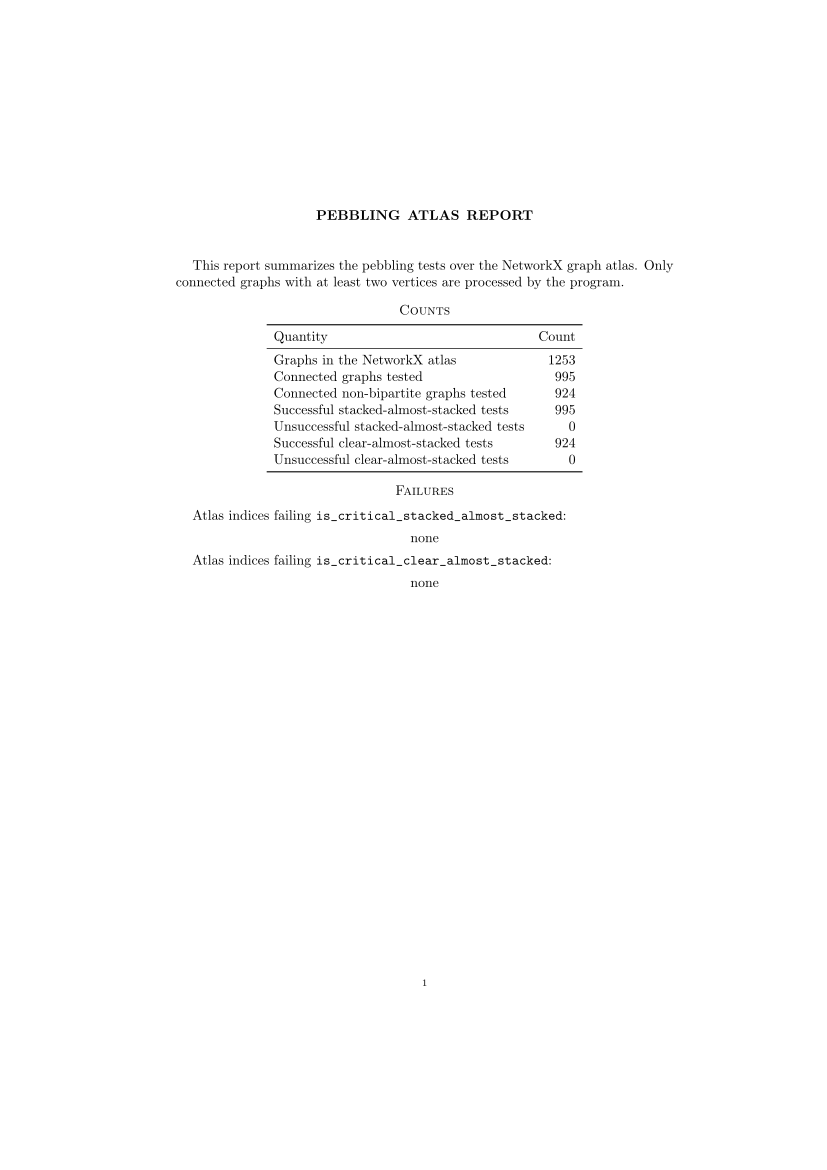

Write the Python code that produced this figure.
"""Generate a LaTeX summary report for pebbling tests on the graph atlas."""

from __future__ import annotations

import argparse
import io
import sys
from contextlib import redirect_stdout
from dataclasses import dataclass

import networkx as nx

from pebbling import Pebbling


@dataclass
class TestSummary:
    """Store aggregate test results for the graph atlas."""

    total_graphs: int = 0
    connected_graphs: int = 0
    non_bipartite_graphs: int = 0
    stacked_successes: int = 0
    stacked_failures: int = 0
    clear_successes: int = 0
    clear_failures: int = 0
    stacked_failure_ids: list[int] | None = None
    clear_failure_ids: list[int] | None = None

    def __post_init__(self) -> None:
        if self.stacked_failure_ids is None:
            self.stacked_failure_ids = []
        if self.clear_failure_ids is None:
            self.clear_failure_ids = []


def evaluate_connected_atlas_graphs(
    limit: int | None = None,
    progress_every: int = 0,
) -> TestSummary:
    """Run the pebbling checks on every connected graph in the NetworkX atlas."""
    summary = TestSummary()

    for atlas_index, graph in enumerate(nx.graph_atlas_g()):
        if limit is not None and summary.total_graphs >= limit:
            break

        summary.total_graphs += 1

        if progress_every and summary.total_graphs % progress_every == 0:
            print(
                f"Processed {summary.total_graphs} atlas graphs...",
                file=sys.stderr,
                flush=True,
            )

        if graph.number_of_nodes() < 2 or not nx.is_connected(graph):
            continue

        summary.connected_graphs += 1
        pebbling = Pebbling(graph)

        with redirect_stdout(io.StringIO()):
            if pebbling.is_critical_stacked_almost_stacked():
                summary.stacked_successes += 1
            else:
                summary.stacked_failures += 1
                summary.stacked_failure_ids.append(atlas_index)

            if not nx.is_bipartite(graph):
                summary.non_bipartite_graphs += 1
                if pebbling.is_critical_clear_almost_stacked():
                    summary.clear_successes += 1
                else:
                    summary.clear_failures += 1
                    summary.clear_failure_ids.append(atlas_index)

    return summary


def format_id_list(values: list[int]) -> str:
    """Format atlas indices for LaTeX output."""
    if not values:
        return "none"
    return ", ".join(str(value) for value in values)


def build_report(summary: TestSummary) -> str:
    """Return a standalone LaTeX report for the computed summary."""
    return rf"""\documentclass{{amsart}}

\usepackage[T1]{{fontenc}}
\usepackage[utf8]{{inputenc}}
\usepackage{{amsmath,amssymb}}
\usepackage{{booktabs}}

\title{{Pebbling Atlas Report}}
\author{{}}
\date{{}}

\begin{{document}}

\maketitle

This report summarizes the pebbling tests over the NetworkX graph atlas.
Only connected graphs with at least two vertices are processed by the program.

\section*{{Counts}}

\begin{{center}}
\begin{{tabular}}{{lr}}
\toprule
Quantity & Count \\
\midrule
Graphs in the NetworkX atlas & {summary.total_graphs} \\
Connected graphs tested & {summary.connected_graphs} \\
Connected non-bipartite graphs tested & {summary.non_bipartite_graphs} \\
Successful stacked-almost-stacked tests & {summary.stacked_successes} \\
Unsuccessful stacked-almost-stacked tests & {summary.stacked_failures} \\
Successful clear-almost-stacked tests & {summary.clear_successes} \\
Unsuccessful clear-almost-stacked tests & {summary.clear_failures} \\
\bottomrule
\end{{tabular}}
\end{{center}}

\section*{{Failures}}

Atlas indices failing \texttt{{is\_critical\_stacked\_almost\_stacked}}:
\[
\text{{{format_id_list(summary.stacked_failure_ids)}}}
\]

Atlas indices failing \texttt{{is\_critical\_clear\_almost\_stacked}}:
\[
\text{{{format_id_list(summary.clear_failure_ids)}}}
\]

\end{{document}}
"""


def parse_args() -> argparse.Namespace:
    """Parse command-line arguments."""
    parser = argparse.ArgumentParser(
        description="Generate a LaTeX pebbling report for graph atlas graphs."
    )
    parser.add_argument(
        "--output",
        default="atlas_pebbling_report.tex",
        help="Path of the generated LaTeX report.",
    )
    parser.add_argument(
        "--limit",
        type=int,
        default=None,
        help="Optional cap on the number of atlas graphs examined.",
    )
    parser.add_argument(
        "--progress-every",
        type=int,
        default=25,
        help="Print a progress message after this many atlas graphs.",
    )
    return parser.parse_args()


def main() -> None:
    """Compute the atlas summary and write the LaTeX report."""
    args = parse_args()
    summary = evaluate_connected_atlas_graphs(
        limit=args.limit,
        progress_every=args.progress_every,
    )

    with open(args.output, "w", encoding="utf-8") as report_file:
        report_file.write(build_report(summary))


if __name__ == "__main__":
    main()
